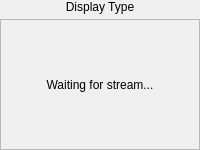
<?xml version="1.0" encoding="UTF-8"?>
<ui version="4.0">
 <class>DisplayWidget</class>
 <widget class="QWidget" name="DisplayWidget">
  <property name="geometry">
   <rect>
    <x>0</x>
    <y>0</y>
    <width>200</width>
    <height>150</height>
   </rect>
  </property>
  <property name="windowTitle">
   <string>Form</string>
  </property>
  <layout class="QVBoxLayout" name="container_layout">
   <property name="spacing">
    <number>5</number>
   </property>
   <property name="leftMargin">
    <number>0</number>
   </property>
   <property name="topMargin">
    <number>0</number>
   </property>
   <property name="rightMargin">
    <number>0</number>
   </property>
   <property name="bottomMargin">
    <number>0</number>
   </property>
   <item>
    <widget class="QLabel" name="display_label">
     <property name="text">
      <string>Display Type</string>
     </property>
     <property name="alignment">
      <set>Qt::AlignCenter</set>
     </property>
    </widget>
   </item>
   <item>
    <widget class="QFrame" name="image_container">
     <property name="frameShape">
      <enum>QFrame::StyledPanel</enum>
     </property>
     <property name="frameShadow">
      <enum>QFrame::Raised</enum>
     </property>
     <layout class="QVBoxLayout" name="image_layout">
      <property name="leftMargin">
       <number>2</number>
      </property>
      <property name="topMargin">
       <number>2</number>
      </property>
      <property name="rightMargin">
       <number>2</number>
      </property>
      <property name="bottomMargin">
       <number>2</number>
      </property>
      <item>
       <widget class="QLabel" name="image_label">
        <property name="sizePolicy">
         <sizepolicy hsizetype="Expanding" vsizetype="Expanding">
          <horstretch>0</horstretch>
          <verstretch>0</verstretch>
         </sizepolicy>
        </property>
        <property name="minimumSize">
         <size>
          <width>160</width>
          <height>120</height>
         </size>
        </property>
        <property name="text">
         <string>Waiting for stream...</string>
        </property>
        <property name="alignment">
         <set>Qt::AlignCenter</set>
        </property>
       </widget>
      </item>
     </layout>
    </widget>
   </item>
  </layout>
 </widget>
 <resources/>
 <connections/>
</ui>
